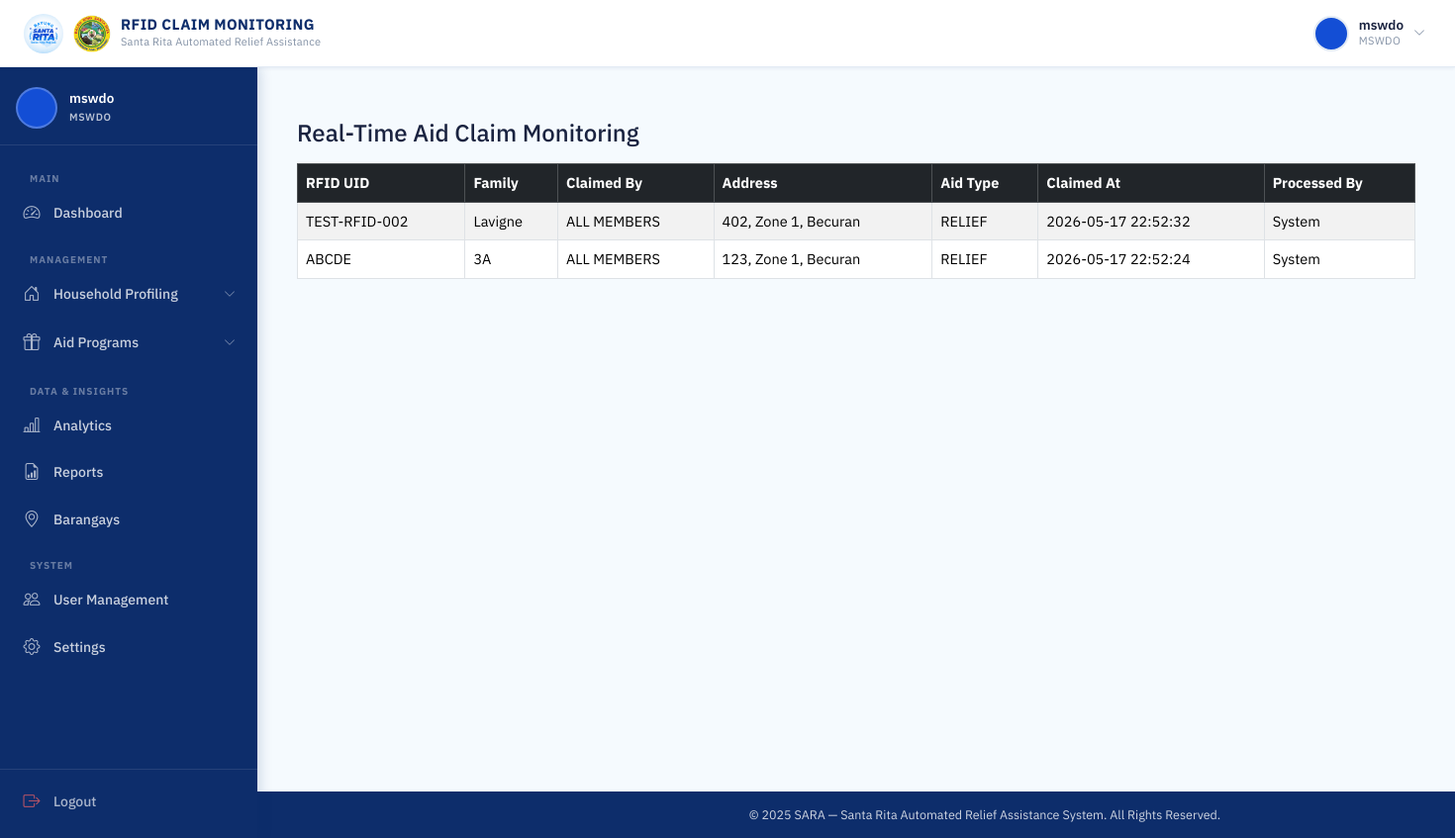
Before: /mswdo/monitoring/ (signed in) with the older database file.
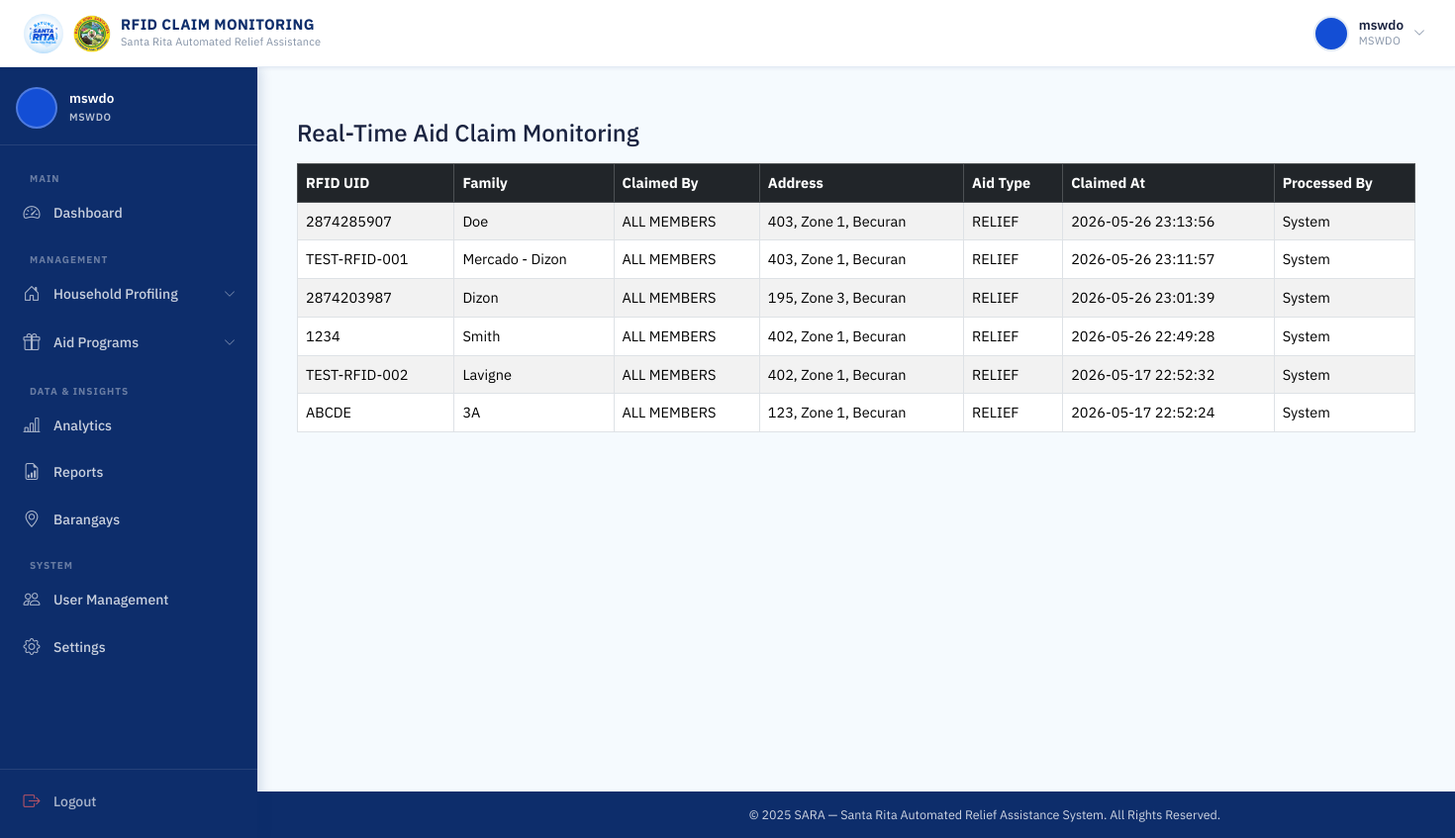
After: the same page with the newer database file.
### accounts/models.py (models this page shows, shortened)
class Family(models.Model):
    household = models.ForeignKey(Household, on_delete=models.CASCADE, related_name='families')
    family_name = models.CharField(max_length=100)
    rfid_uid = models.CharField(
        max_length=50,
        unique=True,
        null=True,
        blank=True
    )
    is_active = models.BooleanField(default=True)

class AidClaim(models.Model):
    family = models.ForeignKey(Family, on_delete=models.CASCADE)
    family_member = models.ForeignKey(
        'FamilyMember',
        on_delete=models.SET_NULL,
        null=True,
        blank=True,
        help_text="For individual aids like Senior"
    )
    aid_type = models.CharField(max_length=20, choices=AidType.choices)
    schedule = models.ForeignKey('AidSchedule', on_delete=models.CASCADE, null=True)
    claimed_at = models.DateTimeField(auto_now_add=True)
    created_by = models.ForeignKey(
            User,
            on_delete=models.SET_NULL,
            null=True,
            blank=True,
            related_name='processed_claims'
        )

### accounts/views.py (the view)
# urls.py: path('mswdo/monitoring/', views.rfid_claim_monitoring, name='rfid_claim_monitoring'),
@login_required
@session_protected
def rfid_claim_monitoring(request):
    if request.user.role != 'MSWDO':
        return HttpResponseForbidden("Access Denied")
    claims = AidClaim.objects.select_related(
        'family',
        'family__household',
        'family__household__zone',
        'family__household__barangay',
        'family_member',
        'created_by'  # ADD this so it doesn't do extra queries
    ).order_by('-claimed_at')
    monitoring_data = []
    for claim in claims:
        monitoring_data.append({
            'rfid_uid': claim.family.rfid_uid,
            'family_name': claim.family.family_name,
            'member_name': (
                f"{claim.family_member.first_name} {claim.family_member.last_name}"
                if claim.family_member else "ALL MEMBERS"
            ),
            'address': claim.family.household.address,
            'aid_type': claim.aid_type,
            'claimed_at': claim.claimed_at,
            'processed_by': (
                claim.created_by.username
                if claim.created_by else "System"
            ),
        })
    return render(request, 'accounts/rfid_claim_monitoring.html', {
        'claims': monitoring_data
    })

### accounts/context_processors.py (called while the page is built)
def auth_required(request):
    return {
        'requires_auth': request.user.is_authenticated
    }

### accounts/models.py (called while the page is built)
    @property
    def address(self):
        return f"{self.house_number}, {self.zone.name}, {self.barangay.name}"

### templates/accounts/rfid_claim_monitoring.html
{% extends "base.html" %}
{% block navbar_title %}
RFID CLAIM MONITORING
{% endblock %}
{% block content %}
<div class="container mt-4">
  <h4 class="mb-3">Real-Time Aid Claim Monitoring</h4>
  <div class="table-responsive">
    <table class="table table-bordered table-striped">
      <thead class="table-dark">
        <tr>
          <th>RFID UID</th>
          <th>Family</th>
          <th>Claimed By</th>
          <th>Address</th>
          <th>Aid Type</th>
          <th>Claimed At</th>
          <th>Processed By</th>
        </tr>
      </thead>
      <tbody>
        {% for c in claims %}
          <tr>
            <td>{{ c.rfid_uid }}</td>
            <td>{{ c.family_name }}</td>
            <td>{{ c.member_name }}</td>
            <td>{{ c.address }}</td>
            <td>{{ c.aid_type }}</td>
            <td>{{ c.claimed_at|date:"Y-m-d H:i:s" }}</td>
            <td>{{ c.processed_by }}</td>
          </tr>
        {% empty %}
          <tr>
            <td colspan="7" class="text-center">No claims yet.</td>
          </tr>
        {% endfor %}
      </tbody>
    </table>
  </div>
</div>
{% endblock %}

Changed rows visible on the page:
now on this page (row unchanged): Family: rfid_uid "2874285907", family_name "Doe"
added AidClaim: aid_type "RELIEF", claimed_at "2026-05-26 23:13:56"
now on this page (row unchanged): Family: rfid_uid "TEST-RFID-001", family_name "Mercado - Dizon"
added AidClaim: aid_type "RELIEF", claimed_at "2026-05-26 23:11:57"
now on this page (row unchanged): Family: rfid_uid "2874203987", family_name "Dizon"
added AidClaim: aid_type "RELIEF", claimed_at "2026-05-26 23:01:39"
now on this page (row edited): Family: rfid_uid "1234", family_name "Smith"
added AidClaim: aid_type "RELIEF", claimed_at "2026-05-26 22:49:28"
Other visible differences:
new list line: "ALL MEMBERS 403, Zone 1, Becuran System"
new list line: "ALL MEMBERS 195, Zone 3, Becuran System"
new list line: "ALL MEMBERS 402, Zone 1, Becuran System"
